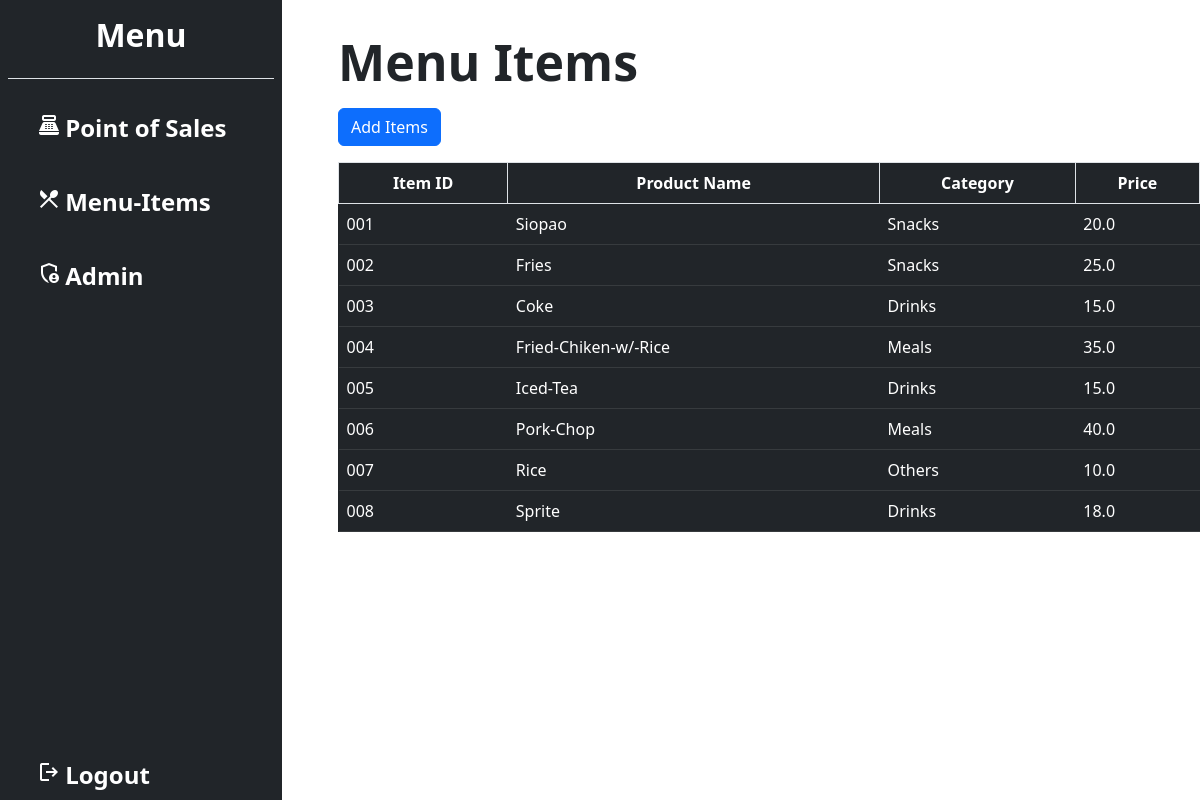
The app's page /menu-items.php with its own data.
### tables this page shows
CREATE TABLE `menu_items` (
  `id` int(20) NOT NULL,
  `itemID` varchar(100) NOT NULL,
  `productName` varchar(100) NOT NULL,
  `category` varchar(20) NOT NULL,
  `price` varchar(100) NOT NULL
);

### menu-items.php (the view, shortened to what this page needs)
<!DOCTYPE html>
<html lang="en">
<head>
    <link rel="stylesheet" href="style.css">
    <link rel="stylesheet" href="bootstrap.min.css">
</head>
<body>
    <div class="container-fluid p-0">
        <div class="row">
            <div class="col-3">
                <div class=" px-sm-2 px-0 bg-dark">
                    <div class="d-flex flex-column align-items-center align-items-sm-start text-white min-vh-100">
                        <div class="border-bottom py-3 w-100">
                            <h2 class="fs-2 fw-bold d-sm-block mx-auto text-center" id="staticBackdropLabel">Menu</h2>
                        </div>
                        <ul class="nav nav-pills flex-column mb-sm-auto mb-0 align-items-center align-items-sm-start" id="menu">
                            <li class="btn nav-item py-auto mt-4 d-sm-block mx-auto ms-sm-3">
                                <a class="text-white text-decoration-none" href="point-of-sale.php"><span class="material-symbols-outlined">point_of_sale</span>
                                    <a class="fs-4 fw-bold text-white text-decoration-none d-none d-sm-inline" href="point-of-sale.php"> Point of Sales</a></a>
                            </li>
                            <li class="btn nav-item py-auto mt-4 d-sm-block mx-auto ms-sm-3">
                                <a class="text-white text-decoration-none" href="master.php"><span class="material-symbols-outlined">restaurant_menu</span>
                                    <a class="fs-4 fw-bold text-white text-decoration-none d-none d-sm-inline" href="master.php">
                                        Menu-Items</a></a>
                            </li>
                            <li class="btn nav-item py-auto mt-4 d-sm-block mx-auto ms-sm-3">
                                <a class="text-white text-decoration-none" href="admin.php"><span class="material-symbols-outlined">admin_panel_settings</span>
                                    <a class="fs-4 fw-bold text-white text-decoration-none d-none d-sm-inline" href="admin.php">
                                        Admin</a></a>
                            </li>
                            <li class="btn nav-item py-auto mt-4 d-sm-block mx-auto ms-sm-3 position-absolute bottom-0">
                                <a class="text-white text-decoration-none" href="login.php"><span class="material-symbols-outlined">logout</span>
                                    <a class="fs-4 fw-bold text-white text-decoration-none d-none d-sm-inline" href="login.php">
                                        Logout</a></a>
                            </li>
                        </ul>
                    </div>
                </div>
            </div>
            <div class="col">
                <div class="container p-3">
                    <h1 class="m-3 fw-bold" style="font-size: 50px;">Menu Items</h1>
                    <button class="btn btn-primary ms-3 me-3" data-bs-toggle="modal" data-bs-target="#addItem">Add Items</button>
                    <table class="table table-dark bg-dark m-3">
                        <th class="border text-center">Item ID</th>
                        <th class="border text-center">Product Name</th>
                        <th class="border text-center">Category</th>
                        <th class="border text-center">Price</th>
                        <?php
                        include "./connection.php";
                        $sql = "SELECT * FROM menu_items";
                        $result = $conn->query($sql);
                        while ($row = $result->fetch_assoc()) {
                            echo '<tr onclick="update(this)">';
                            echo '<td class="p-2">' . $row["itemID"] . '</td>';
                            echo '<td class="p-2">' . $row["productName"] . '</td>';
                            echo '<td class="p-2">' . $row["category"] . '</td>';
                            echo '<td class="p-2">' . $row["price"] . '</td>';
                        }
                        ?>
                    </table>
                </div>
            </div>
        </div>
    </div>
</body>
</html>

### records on screen
menu_items: itemID "001", productName "Siopao", category "Snacks", price "20.0"
menu_items: itemID "002", productName "Fries", category "Snacks", price "25.0"
menu_items: itemID "003", productName "Coke", category "Drinks", price "15.0"
menu_items: itemID "004", productName "Fried-Chiken-w/-Rice", category "Meals", price "35.0"
menu_items: itemID "005", productName "Iced-Tea", category "Drinks", price "15.0"
menu_items: itemID "006", productName "Pork-Chop", category "Meals", price "40.0"
menu_items: itemID "007", productName "Rice", category "Others", price "10.0"
menu_items: itemID "008", productName "Sprite", category "Drinks", price "18.0"
